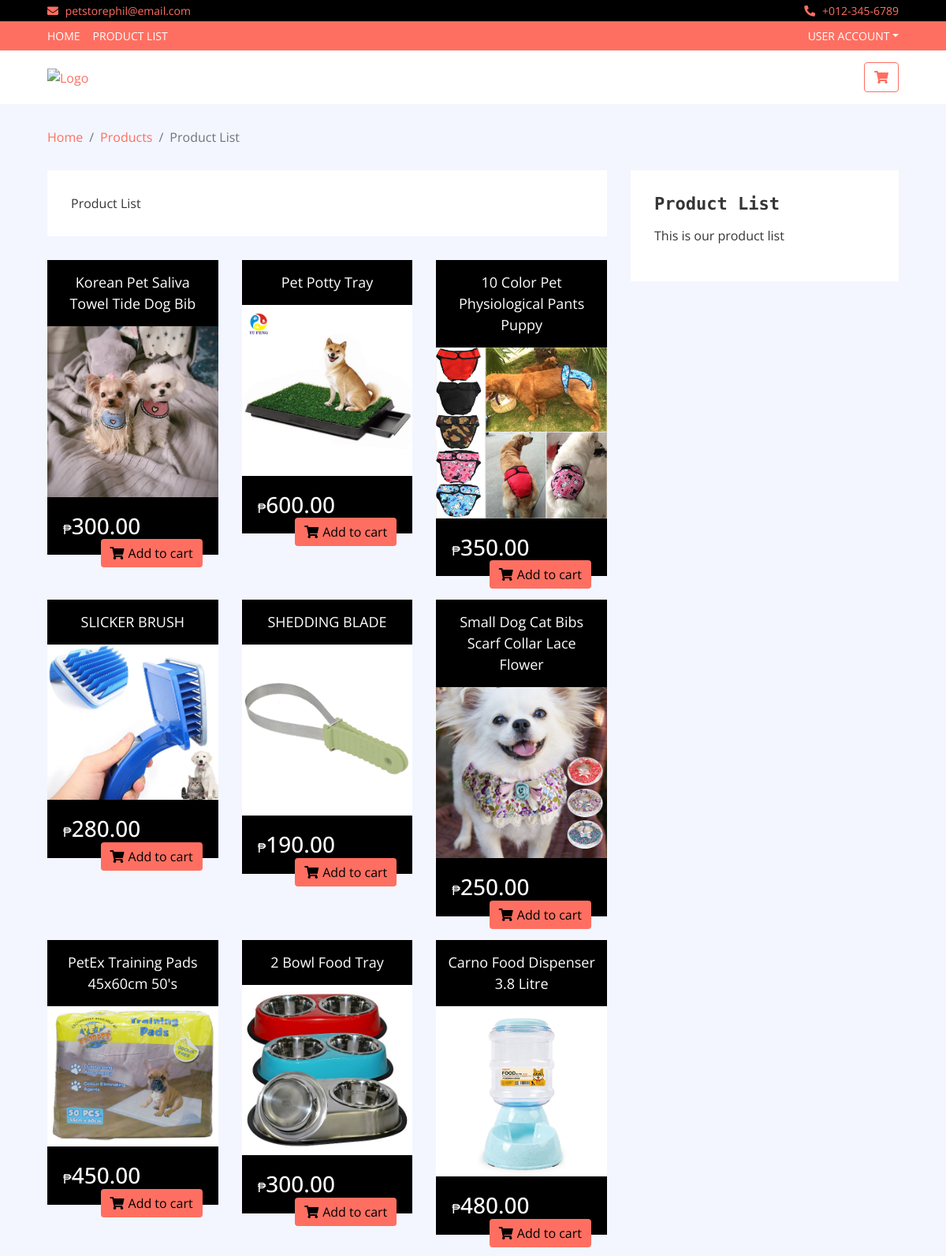
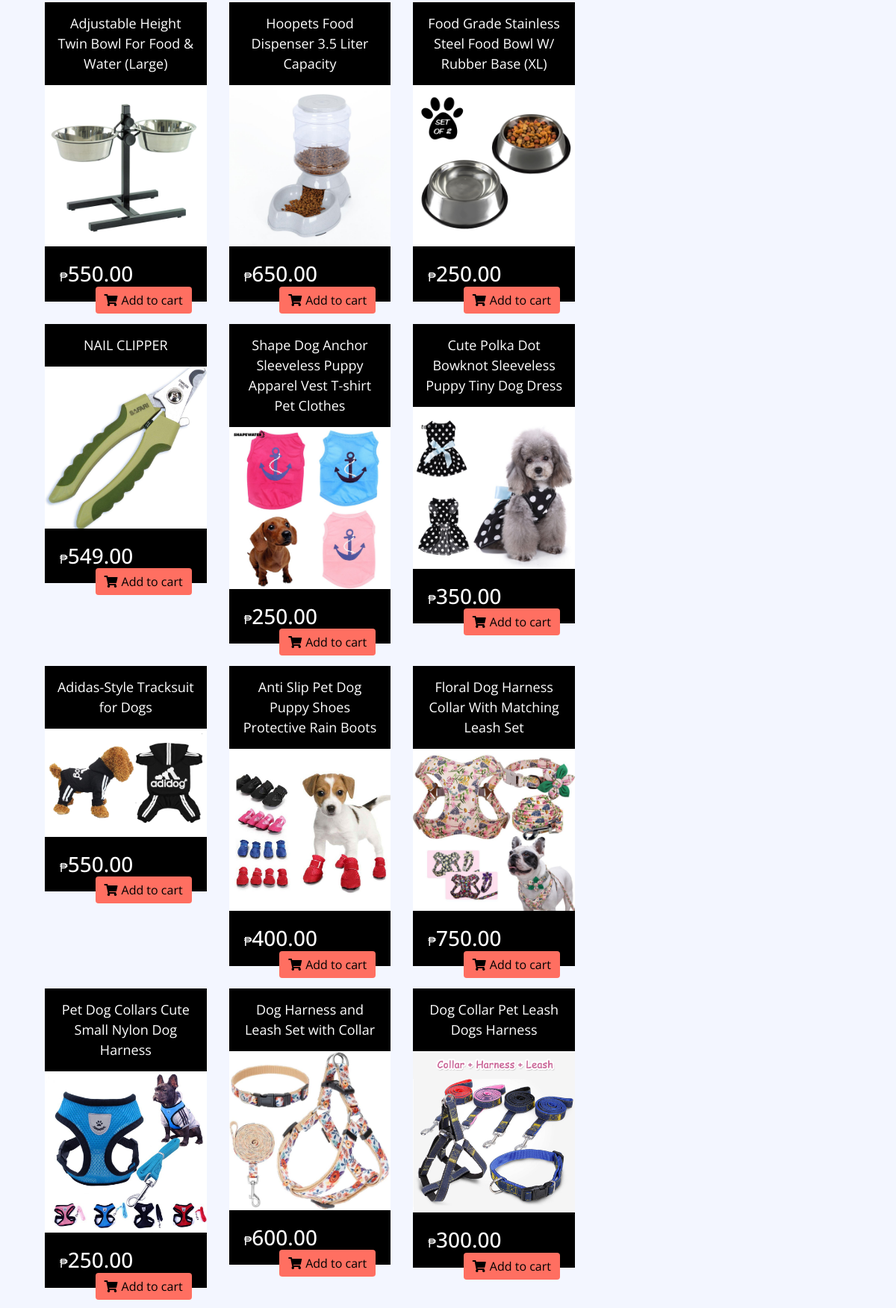
The app's page /product-list.php (upper part) with its own data (2 pictures, top to bottom).
### tables this page shows
CREATE TABLE `products` (
  `id` int(11) NOT NULL,
  `product_name` varchar(100) DEFAULT NULL,
  `product_price` decimal(10,2) DEFAULT NULL,
  `product_quantity` double DEFAULT NULL,
  `product_description` text DEFAULT NULL,
  `product_category` varchar(100) DEFAULT NULL,
  `product_image` varchar(255) DEFAULT NULL,
  `iscart` char(1) DEFAULT NULL,
  `iswish` char(1) DEFAULT NULL,
  `isaccount` varchar(100) DEFAULT NULL,
  `isquantitycart` double DEFAULT NULL,
  `isorder` char(1) DEFAULT NULL,
  `created_at` datetime DEFAULT current_timestamp()
);

### product-list.php (the view, shortened to what this page needs)
<!DOCTYPE html>
<html lang="en">
    <head>
        <link href="https://stackpath.bootstrapcdn.com/bootstrap/4.4.1/css/bootstrap.min.css" rel="stylesheet">
        <link href="https://cdnjs.cloudflare.com/ajax/libs/font-awesome/5.10.0/css/all.min.css" rel="stylesheet">
        <link href="lib/slick/slick.css" rel="stylesheet">
        <link href="lib/slick/slick-theme.css" rel="stylesheet">
        <link href="css/style.css" rel="stylesheet">
    </head>
    <body>
        <div class="top-bar">
            <div class="container-fluid">
                <div class="row">
                    <div class="col-sm-6">
                        <i class="fa fa-envelope"></i>
                        petstorephil@email.com
                    </div>
                    <div class="col-sm-6">
                        <i class="fa fa-phone-alt"></i>
                        +012-345-6789
                    </div>
                </div>
            </div>
        </div>
        <?php include("components/navbar/navbar.php"); ?>
        <?php include("components/bottombar/bottombar.php"); ?>
        <div class="breadcrumb-wrap">
            <div class="container-fluid">
                <ul class="breadcrumb">
                    <li class="breadcrumb-item"><a href="#">Home</a></li>
                    <li class="breadcrumb-item"><a href="pro">Products</a></li>
                    <li class="breadcrumb-item active">Product List</li>
                </ul>
            </div>
        </div>
        <div class="product-view">
            <div class="container-fluid">
                <div class="row">
                    <div class="col-lg-8">
                        <div class="row">
                            <div class="col-md-12">
                                <div class="product-view-top">
                                    <div class="row">
                                        <div class="col-md-4">
                                            <div class="product-search">
                                           Product List
                                            </div>
                                        </div>
                                        <div class="col-md-4">
                                        </div>
                                        <div class="col-md-4">
                                        </div>
                                    </div>
                                </div>
                            </div>
                            <?php
                            require_once "database/dbproductlist.php";
                            $QUERYLIST = "
    SELECT * FROM products
    ";
                            $result = $pdo->query($QUERYLIST);
                                    while($row = $result->fetch()) {
                            ?>
                            <div class="col-md-4">
                                <div class="product-item">
                                    <div class="product-title">
                                        <a href="#"><?php echo $row['product_name']; ?></a>
                                    </div>
                                    <div class="product-image">
                                        <a href="product-detail.html">
                                        <img src="admin/server/upload/<?php echo $row['product_image']; ?>" alt="Product Image"/>
                                        </a>
                                    </div>
                                    <div class="product-price">
                                        <h3><span>&#8369;</span><?php echo $row['product_price']; ?></h3>
                                        <button class='btn' onclick="onaddtocart(<?php echo $row['id']; ?>)"><i class='fa fa-shopping-cart'></i>Add to cart</button>
                                    </div>
                                </div>
                            </div>
                            <?php
                                    }
                            ?>
                        </div>
                    </div>
                    <div class="col-lg-4 sidebar">
                        <div class="sidebar-widget category">
                            <h2 class="title">Product List</h2>
                            <p>This is our product list</p>
                        </div>
                    </div>
                </div>
            </div>
        </div>
    </body>
</html>

### components/navbar/navbar.php (shortened to what this page needs)
<div class="nav" >
            <div class="container-fluid">
                <nav class="navbar navbar-expand-md bg-dark navbar-dark">
                    <div class="collapse navbar-collapse justify-content-between" id="navbarCollapse">
                        <div class="navbar-nav mr-auto">
                            <a href="index.php" class="nav-item nav-link">Home</a>
                            <a href="product-list.php" class="nav-item nav-link">Product List</a>
                        </div>
                        <?php
                        try {
                            if(!isset($_SESSION["access"]) || $_SESSION["access"] !== true && !isset($_SESSION["usertype"]) || $_SESSION["usertype"] !== 0)
                            {
                           ?>
                        <div class="navbar-nav ml-auto">
                            <div class="nav-item dropdown">
                                <a href="#" class="nav-link dropdown-toggle" data-toggle="dropdown">User Account</a>
                            </div>
                        </div>
                            <?php
                            }
                        } catch (\Throwable $th) {
                            echo "<script>console.log('something')</script>";
                        }
                            ?>
                    </div>
                </nav>
            </div>
        </div>

### components/bottombar/bottombar.php (shortened to what this page needs)
<div class="bottom-bar">
            <div class="container-fluid">
                <div class="row align-items-center">
                    <div class="col-md-3">
                        <div class="logo">
                            <a href="index.php">
                            <img src="https://scontent.xx.fbcdn.net/v/t1.15752-9/146369857_118778090143461_3222904013286669828_n.png?_nc_cat=108&ccb=2&_nc_sid=58c789&_nc_ohc=yNs1mFrxvvYAX8chzNT&_nc_ad=z-m&_nc_cid=0&_nc_ht=scontent.xx&oh=3fdc7ae232942f52b5cf280a584c3498&oe=604354F2" alt="Logo">
                            </a>
                        </div>
                    </div>
                    <div class="col-md-3">
                        <div class="user">
                            <a onclick="navigatecart()" class="btn cart">
                                <i class="fa fa-shopping-cart"></i>
                            </a>
                        </div>
                    </div>
                </div>
            </div>
        </div>

### css/style.css (style rules this page uses)
body { color: #353535; font-family: 'Open Sans', sans-serif; font-weight: 400; background: #f3f6ff; }
a { color: #FF6F61; }
h2 { font-family: 'Source Code Pro', monospace; font-weight: 700; }
@media (min-width: 992px) { .container-fluid { padding-right: 60px; padding-left: 60px; } }
.btn { color: #FF6F61; background: #ffffff; border: 1px solid #FF6F61; }
.top-bar { padding: 3px 0; font-size: 14px; color: #FF6F61; background: #000000; }
.top-bar i { margin-right: 5px; }
.top-bar .col-sm-6:first-child { text-align: left; }
.top-bar .col-sm-6:last-child { text-align: right; }
.nav { position: relative; }
@media (min-width: 992px) { .nav .container-fluid { padding-left: 52px; padding-right: 52px; } }
.nav .navbar { height: 100%; padding: 0; }
@media (min-width: 768px) { .nav, .nav .navbar { background: #FF6F61 !important; } }
@media (min-width: 768px) { .nav .navbar-dark a.nav-link { color: #ffffff; font-size: 14px; text-transform: uppercase; } }
.bottom-bar { padding: 15px 0; background: #ffffff; margin-bottom: 30px; }
.bottom-bar .logo { text-align: left; overflow: hidden; }
.bottom-bar .logo a img { max-height: 60px; }
.bottom-bar .user { font-size: 0; text-align: right; }
.bottom-bar .user .cart i, .bottom-bar .user .wishlist i { color: #FF6F61; }
@media (min-width: 768px) { .bottom-bar { max-height: 90px; } }
.breadcrumb-wrap { position: relative; width: 100%; }
.breadcrumb-wrap .breadcrumb { margin: 0; padding: 0; background: transparent; }
.category { position: relative; padding: 0 15px; margin-bottom: 30px; }
.product-item { position: relative; }
.product-item .product-title { padding: 15px; text-align: center; background: #000000; transition: all .3s; }
.product-item .product-title a, .product-item .product-title .ratting { position: relative; width: 100%; }
.product-item .product-title a { margin-bottom: 5px; color: #ffffff; font-size: 18px; }
.product-item .product-image { position: relative; overflow: hidden; }
.product-item .product-image a { display: block; background: #ffffff; transition: .3s; }
.product-item .product-image img { width: 100%; transition: all .3s; }
.product-item .product-price { padding: 20px; background: #000000; transition: all .3s; }
.product-item .product-price h3 { display: inline-block; color: #ffffff; margin: 0; }
.product-item .product-price h3 span { font-size: 16px; }
.product-item .product-price .btn { float: right; border: none; color: #000000; background: #FF6F61; }
.product-item .product-price .btn i { margin-right: 5px; }
.product-view { position: relative; width: 100%; padding: 30px 0; }
.product-view .product-view-top { padding: 30px; margin-bottom: 30px; background: #ffffff; }
.product-view .product-search { position: relative; width: 100%; }
.product-view .product-item { margin-bottom: 30px; }
.sidebar-widget { padding: 30px; background: #ffffff; }
.sidebar-widget .title { position: relative; font-size: 22px; text-transform: capitalize; margin-bottom: 15px; }
.sidebar-widget.category { margin: 0; }

### records on screen
products: product_name "Korean Pet Saliva Towel Tide Dog Bib", product_image (picture), product_price "300.00"
products: product_name "Pet Potty Tray", product_image (picture), product_price "600.00"
products: product_name "10 Color Pet Physiological Pants Puppy", product_image (picture), product_price "350.00"
products: product_name "SLICKER BRUSH", product_image (picture), product_price "280.00"
products: product_name "SHEDDING BLADE", product_image (picture), product_price "190.00"
products: product_name "Small Dog Cat Bibs Scarf Collar Lace Flower", product_image (picture), product_price "250.00"
products: product_name "PetEx Training Pads 45x60cm 50's", product_image (picture), product_price "450.00"
products: product_name "2 Bowl Food Tray", product_image (picture), product_price "300.00"
products: product_name "Carno Food Dispenser 3.8 Litre", product_image (picture), product_price "480.00"
products: product_name "Adjustable Height Twin Bowl For Food & Water (Large)", product_image (picture), product_price "550.00"
products: product_name "Hoopets Food Dispenser 3.5 Liter Capacity", product_image (picture), product_price "650.00"
products: product_name "Food Grade Stainless Steel Food Bowl W/ Rubber Base (XL)", product_image (picture), product_price "250.00"
products: product_name "NAIL CLIPPER", product_image (picture), product_price "549.00"
products: product_name "Shape Dog Anchor Sleeveless Puppy Apparel Vest T-shirt Pet Clothes", product_image (picture), product_price "250.00"
products: product_name "Cute Polka Dot Bowknot Sleeveless Puppy Tiny Dog Dress", product_image (picture), product_price "350.00"
products: product_name "Adidas-Style Tracksuit for Dogs", product_image (picture), product_price "550.00"
products: product_name "Anti Slip Pet Dog Puppy Shoes Protective Rain Boots", product_image (picture), product_price "400.00"
products: product_name "Floral Dog Harness Collar With Matching Leash Set", product_image (picture), product_price "750.00"
products: product_name "Pet Dog Collars Cute Small Nylon Dog Harness", product_image (picture), product_price "250.00"
products: product_name "Dog Harness and Leash Set with Collar", product_image (picture), product_price "600.00"
products: product_name "Dog Collar Pet Leash Dogs Harness", product_image (picture), product_price "300.00"
